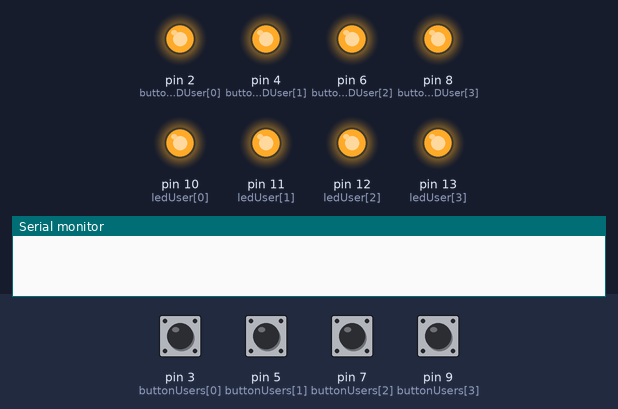
Bench run of a sketch on a simulated Arduino Uno, built with avr-gcc and run on an emulated ATmega328P. Shown: output pins drawn as LEDs (lit = HIGH), the last lines printed to the serial monitor. The test bench sets the inputs (shaded band); at power-on: pin 3 (buttonUsers[0]), pin 5 (buttonUsers[1]), pin 7 (buttonUsers[2]), pin 9 (buttonUsers[3]) LOW.

Above: at 0.5 s.
At 2.2 s:
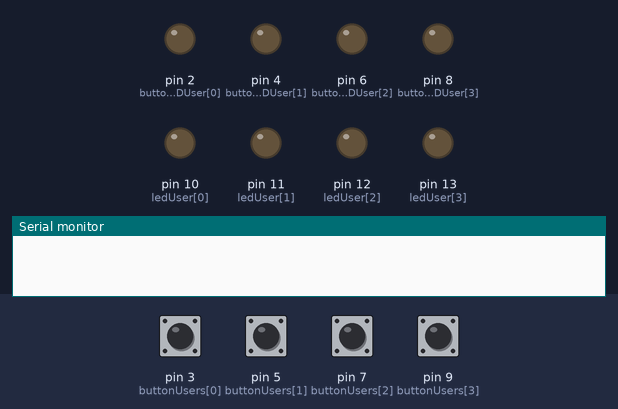
2.3 s: pin 3 (buttonUsers[0]) pulled HIGH for 0.15 s
At 2.7 s:
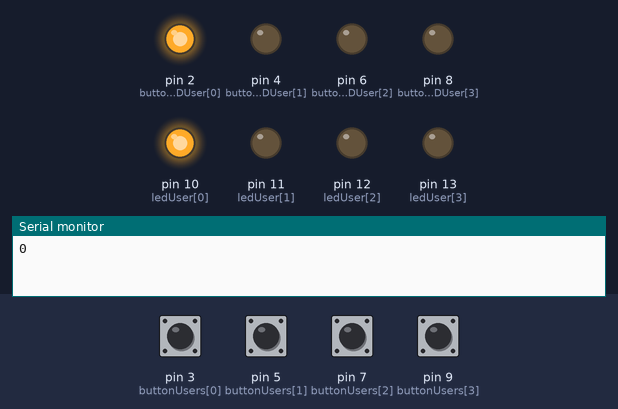
Timing chart, 0 to 5.3 s (numbered marks = the images above; inputs shaded):
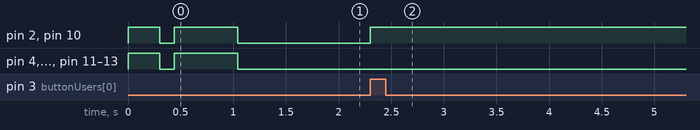

The sketch:

jeopardy.sketch.ino
```cpp
const int userCount = 4;

const int resetButton = 0;

int winner = -1;

const int buttonUsers[] = {
  3, 5, 7, 9
};

const int buttonLEDUser[] = {
  2, 4, 6, 8
};

const int ledUser[] = {
  10, 11, 12, 13
};

void initialisePINs() {
  pinMode( resetButton, INPUT);
  for(int i=0; i < userCount; i++){
    pinMode( buttonUsers[i],   INPUT);
    pinMode( buttonLEDUser[i], OUTPUT);
    pinMode( ledUser[i],       OUTPUT);
  }
}

void flashAllLEDs() {
  for(int i=0; i < userCount; i++) {
    digitalWrite( buttonLEDUser[i], HIGH );
    digitalWrite( ledUser[i], HIGH );
  }
  delay(300);
  for(int i=0; i < userCount; i++) {
    digitalWrite( buttonLEDUser[i], LOW );
    digitalWrite( ledUser[i], LOW );
  }
}


void startRound() {
  //Serial.println("GO GO GO!");
  flashAllLEDs();
  winner = -1;
}

void setup() {
  Serial.begin(9600);
  //Serial.println("Setup");
  pinMode( resetButton, INPUT );
  initialisePINs();
  flashAllLEDs();
  delay(140);
  flashAllLEDs();
  startRound();
}

void loop() {
  for(int i=0; i < userCount; i++){
    if(winner == -1){
      if(digitalRead(buttonUsers[i])){
        winner = i;
        Serial.println(winner);
	      digitalWrite(buttonLEDUser[i], HIGH);
		    digitalWrite(ledUser[i], HIGH);
      }
    }
  }
}
```

Measured:
- after the input at 2.3 s, pin 2 (buttonLEDUser[0]), pin 10 (ledUser[0]): LOW → HIGH at once
